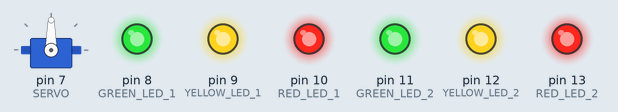
This sketch was run on a simulated Arduino Uno, built with avr-gcc and run on an emulated ATmega328P. On the bench: servo, output pins drawn as LEDs (lit = HIGH).

Above: at 0.05 s.
At 1.2 s:
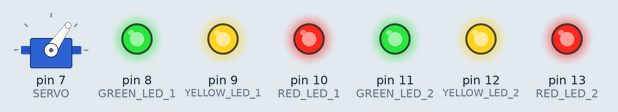
At 2.35 s:
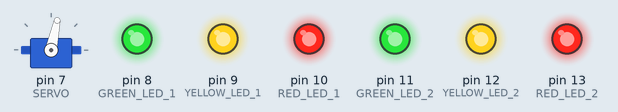
At 5.35 s:
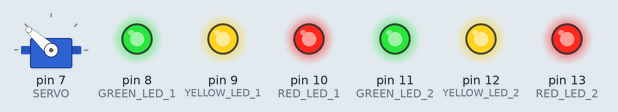
At 7.7 s:
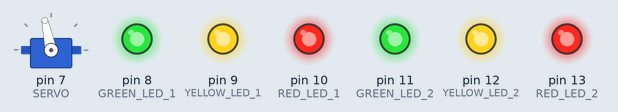
At 10.75 s:
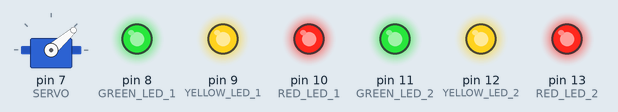
Timing chart, 0 to 14.0 s (numbered marks = the images above):
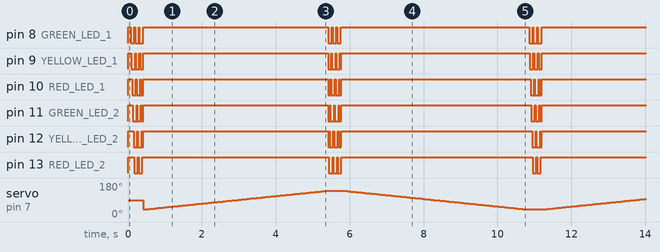

Measured:
- by itself, pin 8 (GREEN_LED_1): repeats every 5.3 s: 2 × (LOW 0.10 s, HIGH 0.02 s), LOW 0.10 s, HIGH 5.0 s
- by itself, pin 13 (RED_LED_2): repeats every 10.8 s: LOW 0.10 s, HIGH 0.02 s, LOW 0.10 s, HIGH 5.0 s, 2 × (LOW 0.10 s, HIGH 0.02 s), LOW 0.10 s, HIGH 5.2 s
- by itself, pin 10 (RED_LED_1): repeats every 10.8 s: 2 × (LOW 0.10 s, HIGH 0.02 s), LOW 0.06 s, HIGH 5.0 s, LOW 0.06 s, 2 × (HIGH 0.02 s, LOW 0.10 s), HIGH 0.02 s, LOW 0.04 s, HIGH 5.1 s

The sketch:

snowman.ino
```cpp
#include <Servo.h>

const int SERVO = 7;
const int GREEN_LED_1 = 8;
const int YELLOW_LED_1 = 9;
const int RED_LED_1 = 10;
const int GREEN_LED_2 = 11;
const int YELLOW_LED_2 = 12;
const int RED_LED_2 = 13;

const int OFFSET = 40;
const int START_ANGLE = OFFSET;
const int FINISH_ANGLE = 180 - OFFSET;

Servo servo;
int servoAngle = 20;

void setup() {
  Serial.begin(9600);
  servo.attach(SERVO);
  pinMode(GREEN_LED_1, OUTPUT);
  pinMode(YELLOW_LED_1, OUTPUT);
  pinMode(RED_LED_1, OUTPUT);
  pinMode(GREEN_LED_2, OUTPUT);
  pinMode(YELLOW_LED_2, OUTPUT);
  pinMode(RED_LED_2, OUTPUT);
}

void loop() {
  animate();
}

void turnOn(const int LED) {
  digitalWrite(LED, HIGH);
}

void turnOff(const int LED) {
  digitalWrite(LED, LOW);
}

void turnOffAll() {
  turnOff(GREEN_LED_1);
  turnOff(YELLOW_LED_1);
  turnOff(RED_LED_1);
  turnOff(GREEN_LED_2);
  turnOff(YELLOW_LED_2);
  turnOff(RED_LED_2);
}

void turnOnAll() {
  turnOn(GREEN_LED_1);
  turnOn(YELLOW_LED_1);
  turnOn(RED_LED_1);
  turnOn(GREEN_LED_2);
  turnOn(YELLOW_LED_2);
  turnOn(RED_LED_2);
}

void animate() {

  turnOffAll();

  //STEP 1: TURN ALL LIGHTS ON AND THEN OFF:
  turnOnAll();
  delay(50);

  //STEP 2: DO SEQUENTIAL ON/OFF:
  const int START_REPEATS = 3;
  for (int repeats = 0; repeats < START_REPEATS; repeats++) {
  for (int i = GREEN_LED_1; i <= RED_LED_2; i++) {
    turnOn(i);
    delay(20);
    turnOff(i);
  }
  }

  turnOnAll();

  const int SERVO_DELAY = 50; //More is slower, less is faster.

  //STEP 3: TURN THE HEAD TO THE RIGHT:
  for(servoAngle = START_ANGLE; servoAngle < FINISH_ANGLE; servoAngle++) {
    servo.write(servoAngle);
    delay(SERVO_DELAY);
  }

  //STEP 4: TURN ALL LIGHTS OFF:
  turnOffAll();

  //STEP 5: DO REVERSE SEQUENTIAL ON/OFF:
  const int END_REPEATS = 3;
  for (int repeats = 0; repeats < END_REPEATS; repeats++) {
  for (int i = RED_LED_2; i >= GREEN_LED_1; i--) {
    turnOn(i);
    delay(20);
    turnOff(i);
  }
  }

  turnOnAll();

  //STEP 6: TURN THE HEAD TO THE LEFT:
  for(servoAngle = FINISH_ANGLE; servoAngle > START_ANGLE; servoAngle--) {
    servo.write(servoAngle);
    delay(SERVO_DELAY);
  }

}
```
